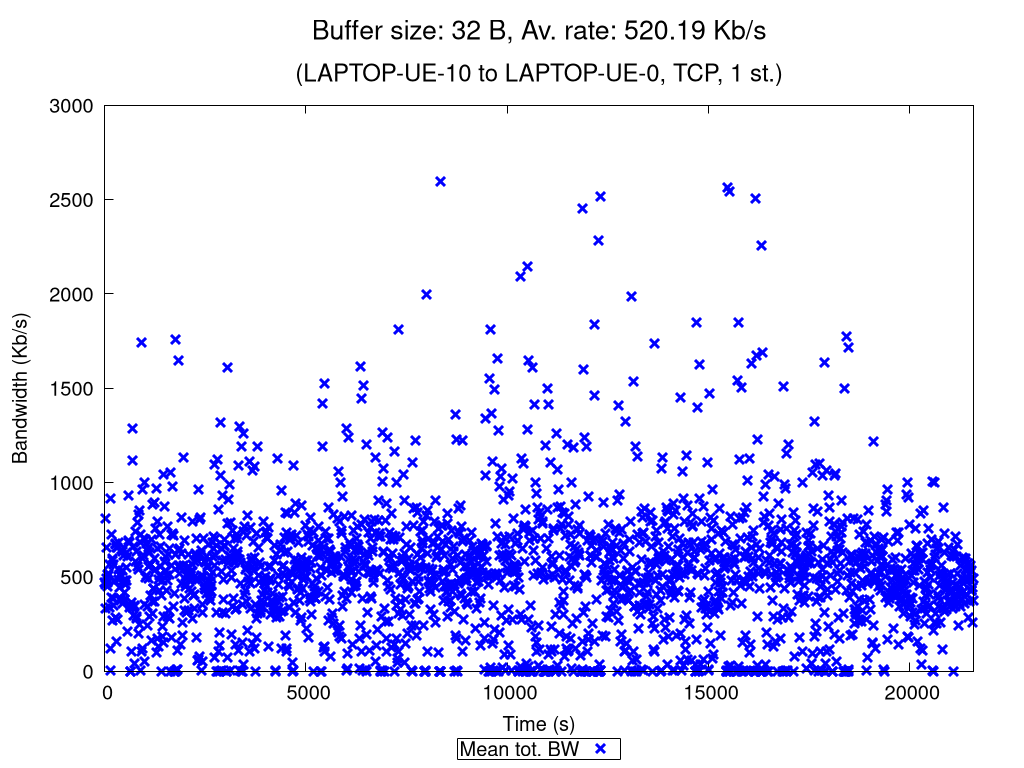

Reproduce this figure in gnuplot.
set terminal pngcairo nocrop enhanced size 1024,768 font "Verdana,15"
set output "TCP_1_st_2020_12_05_00-21-22_two2one_00032B.png"

set title "{/=20 Buffer size: 32 B, Av. rate: 520.19 Kb/s}\n\n{/=18 (LAPTOP-UE-10 to LAPTOP-UE-0, TCP, 1 st.)}"

set xlabel "Time (s)"
set ylabel "Bandwidth (Kb/s)"
set ytics nomirror
set key bmargin center horizontal box samplen 1 width -1
set bmargin 4.6
set rmargin 4.5

rf = 1000.0  # rate factor
set style fill transparent solid 0.2 noborder
set autoscale xfix
plot "TCP_1_st_2020_12_05_00-21-22_two2one_00032B_iperf_processed.dat" using 1:($2/rf-$3/rf):($2/rf+$3/rf) with filledcurves lc rgb "blue" notitle, \
     "" using 1:($2/rf) with points pt 2 ps 1.5 lw 3 lc rgb "blue" title "Mean tot. BW", \
